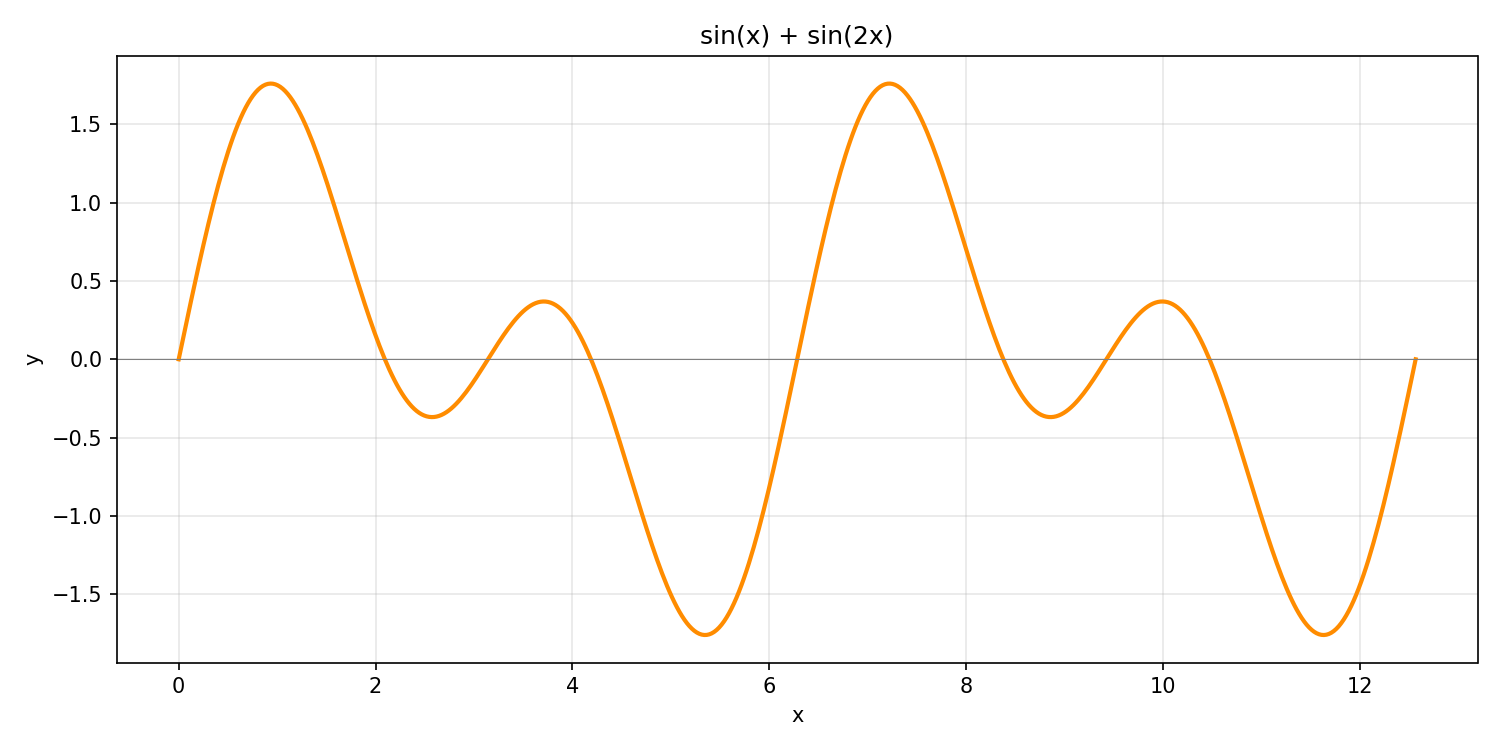

Generate this figure with Python:
import numpy as np
import matplotlib.pyplot as plt

x = np.linspace(0, 4 * np.pi, 500)
y = np.sin(x) + np.sin(2 * x)

plt.figure(figsize=(10, 5))
plt.plot(x, y, color='darkorange', linewidth=2)
plt.title('sin(x) + sin(2x)')
plt.xlabel('x')
plt.ylabel('y')
plt.grid(True, alpha=0.3)
plt.axhline(y=0, color='gray', linewidth=0.5)
plt.tight_layout()
plt.savefig('/home/vivekkarmarkar/Python Files/livekit-project/sine_plot.png', dpi=150)
plt.show()
